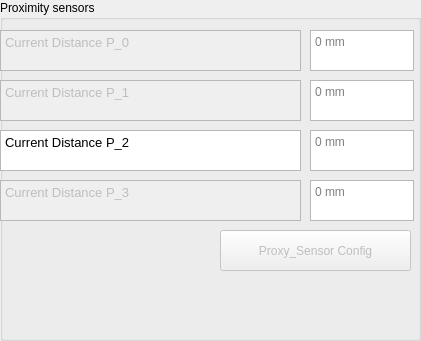
     <widget class="QGroupBox" name="gB_ProximitySensors">
      <property name="geometry">
       <rect>
        <x>10</x>
        <y>390</y>
        <width>421</width>
        <height>341</height>
       </rect>
      </property>
      <property name="title">
       <string>Proximity sensors</string>
      </property>
      <widget class="QTextEdit" name="tE_prox_sensor_0">
       <property name="enabled">
        <bool>false</bool>
       </property>
       <property name="geometry">
        <rect>
         <x>0</x>
         <y>30</y>
         <width>301</width>
         <height>41</height>
        </rect>
       </property>
       <property name="readOnly">
        <bool>true</bool>
       </property>
       <property name="html">
        <string>&lt;!DOCTYPE HTML PUBLIC &quot;-//W3C//DTD HTML 4.0//EN&quot; &quot;http://www.w3.org/TR/REC-html40/strict.dtd&quot;&gt;
&lt;html&gt;&lt;head&gt;&lt;meta name=&quot;qrichtext&quot; content=&quot;1&quot; /&gt;&lt;style type=&quot;text/css&quot;&gt;
p, li { white-space: pre-wrap; }
&lt;/style&gt;&lt;/head&gt;&lt;body style=&quot; font-family:'MS Shell Dlg 2'; font-size:8.25pt; font-weight:400; font-style:normal;&quot;&gt;
&lt;p style=&quot; margin-top:0px; margin-bottom:0px; margin-left:0px; margin-right:0px; -qt-block-indent:0; text-indent:0px;&quot;&gt;&lt;span style=&quot; font-size:10pt;&quot;&gt;Current Distance P_0&lt;/span&gt;&lt;/p&gt;&lt;/body&gt;&lt;/html&gt;</string>
       </property>
      </widget>
      <widget class="QTextEdit" name="tE_prox_sensor_0_distance">
       <property name="enabled">
        <bool>true</bool>
       </property>
       <property name="geometry">
        <rect>
         <x>310</x>
         <y>30</y>
         <width>104</width>
         <height>41</height>
        </rect>
       </property>
       <property name="readOnly">
        <bool>true</bool>
       </property>
       <property name="html">
        <string>&lt;!DOCTYPE HTML PUBLIC &quot;-//W3C//DTD HTML 4.0//EN&quot; &quot;http://www.w3.org/TR/REC-html40/strict.dtd&quot;&gt;
&lt;html&gt;&lt;head&gt;&lt;meta name=&quot;qrichtext&quot; content=&quot;1&quot; /&gt;&lt;style type=&quot;text/css&quot;&gt;
p, li { white-space: pre-wrap; }
&lt;/style&gt;&lt;/head&gt;&lt;body style=&quot; font-family:'MS Shell Dlg 2'; font-size:8.25pt; font-weight:400; font-style:normal;&quot;&gt;
&lt;p style=&quot;-qt-paragraph-type:empty; margin-top:0px; margin-bottom:0px; margin-left:0px; margin-right:0px; -qt-block-indent:0; text-indent:0px; font-size:12pt;&quot;&gt;&lt;br /&gt;&lt;/p&gt;&lt;/body&gt;&lt;/html&gt;</string>
       </property>
       <property name="placeholderText">
        <string>0 mm</string>
       </property>
      </widget>
      <widget class="QTextEdit" name="tE_prox_sensor_1">
       <property name="enabled">
        <bool>false</bool>
       </property>
       <property name="geometry">
        <rect>
         <x>0</x>
         <y>80</y>
         <width>301</width>
         <height>41</height>
        </rect>
       </property>
       <property name="readOnly">
        <bool>true</bool>
       </property>
       <property name="html">
        <string>&lt;!DOCTYPE HTML PUBLIC &quot;-//W3C//DTD HTML 4.0//EN&quot; &quot;http://www.w3.org/TR/REC-html40/strict.dtd&quot;&gt;
&lt;html&gt;&lt;head&gt;&lt;meta name=&quot;qrichtext&quot; content=&quot;1&quot; /&gt;&lt;style type=&quot;text/css&quot;&gt;
p, li { white-space: pre-wrap; }
&lt;/style&gt;&lt;/head&gt;&lt;body style=&quot; font-family:'MS Shell Dlg 2'; font-size:8.25pt; font-weight:400; font-style:normal;&quot;&gt;
&lt;p style=&quot; margin-top:0px; margin-bottom:0px; margin-left:0px; margin-right:0px; -qt-block-indent:0; text-indent:0px;&quot;&gt;&lt;span style=&quot; font-size:10pt;&quot;&gt;Current Distance P_1&lt;/span&gt;&lt;/p&gt;&lt;/body&gt;&lt;/html&gt;</string>
       </property>
      </widget>
      <widget class="QTextEdit" name="tE_prox_sensor_1_distance">
       <property name="enabled">
        <bool>true</bool>
       </property>
       <property name="geometry">
        <rect>
         <x>310</x>
         <y>80</y>
         <width>104</width>
         <height>41</height>
        </rect>
       </property>
       <property name="readOnly">
        <bool>true</bool>
       </property>
       <property name="html">
        <string>&lt;!DOCTYPE HTML PUBLIC &quot;-//W3C//DTD HTML 4.0//EN&quot; &quot;http://www.w3.org/TR/REC-html40/strict.dtd&quot;&gt;
&lt;html&gt;&lt;head&gt;&lt;meta name=&quot;qrichtext&quot; content=&quot;1&quot; /&gt;&lt;style type=&quot;text/css&quot;&gt;
p, li { white-space: pre-wrap; }
&lt;/style&gt;&lt;/head&gt;&lt;body style=&quot; font-family:'MS Shell Dlg 2'; font-size:8.25pt; font-weight:400; font-style:normal;&quot;&gt;
&lt;p style=&quot;-qt-paragraph-type:empty; margin-top:0px; margin-bottom:0px; margin-left:0px; margin-right:0px; -qt-block-indent:0; text-indent:0px; font-size:12pt;&quot;&gt;&lt;br /&gt;&lt;/p&gt;&lt;/body&gt;&lt;/html&gt;</string>
       </property>
       <property name="placeholderText">
        <string>0 mm</string>
       </property>
      </widget>
      <widget class="QTextEdit" name="tE_prox_sensor_2">
       <property name="enabled">
        <bool>true</bool>
       </property>
       <property name="geometry">
        <rect>
         <x>0</x>
         <y>130</y>
         <width>301</width>
         <height>41</height>
        </rect>
       </property>
       <property name="readOnly">
        <bool>true</bool>
       </property>
       <property name="html">
        <string>&lt;!DOCTYPE HTML PUBLIC &quot;-//W3C//DTD HTML 4.0//EN&quot; &quot;http://www.w3.org/TR/REC-html40/strict.dtd&quot;&gt;
&lt;html&gt;&lt;head&gt;&lt;meta name=&quot;qrichtext&quot; content=&quot;1&quot; /&gt;&lt;style type=&quot;text/css&quot;&gt;
p, li { white-space: pre-wrap; }
&lt;/style&gt;&lt;/head&gt;&lt;body style=&quot; font-family:'MS Shell Dlg 2'; font-size:8.25pt; font-weight:400; font-style:normal;&quot;&gt;
&lt;p style=&quot; margin-top:0px; margin-bottom:0px; margin-left:0px; margin-right:0px; -qt-block-indent:0; text-indent:0px;&quot;&gt;&lt;span style=&quot; font-size:10pt;&quot;&gt;Current Distance P_2&lt;/span&gt;&lt;/p&gt;&lt;/body&gt;&lt;/html&gt;</string>
       </property>
      </widget>
      <widget class="QTextEdit" name="tE_prox_sensor_2_distance">
       <property name="enabled">
        <bool>true</bool>
       </property>
       <property name="geometry">
        <rect>
         <x>310</x>
         <y>130</y>
         <width>104</width>
         <height>41</height>
        </rect>
       </property>
       <property name="readOnly">
        <bool>true</bool>
       </property>
       <property name="html">
        <string>&lt;!DOCTYPE HTML PUBLIC &quot;-//W3C//DTD HTML 4.0//EN&quot; &quot;http://www.w3.org/TR/REC-html40/strict.dtd&quot;&gt;
&lt;html&gt;&lt;head&gt;&lt;meta name=&quot;qrichtext&quot; content=&quot;1&quot; /&gt;&lt;style type=&quot;text/css&quot;&gt;
p, li { white-space: pre-wrap; }
&lt;/style&gt;&lt;/head&gt;&lt;body style=&quot; font-family:'MS Shell Dlg 2'; font-size:8.25pt; font-weight:400; font-style:normal;&quot;&gt;
&lt;p style=&quot;-qt-paragraph-type:empty; margin-top:0px; margin-bottom:0px; margin-left:0px; margin-right:0px; -qt-block-indent:0; text-indent:0px; font-size:12pt;&quot;&gt;&lt;br /&gt;&lt;/p&gt;&lt;/body&gt;&lt;/html&gt;</string>
       </property>
       <property name="placeholderText">
        <string>0 mm</string>
       </property>
      </widget>
      <widget class="QTextEdit" name="tE_prox_sensor_3">
       <property name="enabled">
        <bool>false</bool>
       </property>
       <property name="geometry">
        <rect>
         <x>0</x>
         <y>180</y>
         <width>301</width>
         <height>41</height>
        </rect>
       </property>
       <property name="readOnly">
        <bool>true</bool>
       </property>
       <property name="html">
        <string>&lt;!DOCTYPE HTML PUBLIC &quot;-//W3C//DTD HTML 4.0//EN&quot; &quot;http://www.w3.org/TR/REC-html40/strict.dtd&quot;&gt;
&lt;html&gt;&lt;head&gt;&lt;meta name=&quot;qrichtext&quot; content=&quot;1&quot; /&gt;&lt;style type=&quot;text/css&quot;&gt;
p, li { white-space: pre-wrap; }
&lt;/style&gt;&lt;/head&gt;&lt;body style=&quot; font-family:'MS Shell Dlg 2'; font-size:8.25pt; font-weight:400; font-style:normal;&quot;&gt;
&lt;p style=&quot; margin-top:0px; margin-bottom:0px; margin-left:0px; margin-right:0px; -qt-block-indent:0; text-indent:0px;&quot;&gt;&lt;span style=&quot; font-size:10pt;&quot;&gt;Current Distance P_3&lt;/span&gt;&lt;/p&gt;&lt;/body&gt;&lt;/html&gt;</string>
       </property>
      </widget>
      <widget class="QTextEdit" name="tE_prox_sensor_3_distance">
       <property name="enabled">
        <bool>true</bool>
       </property>
       <property name="geometry">
        <rect>
         <x>310</x>
         <y>180</y>
         <width>104</width>
         <height>41</height>
        </rect>
       </property>
       <property name="readOnly">
        <bool>true</bool>
       </property>
       <property name="html">
        <string>&lt;!DOCTYPE HTML PUBLIC &quot;-//W3C//DTD HTML 4.0//EN&quot; &quot;http://www.w3.org/TR/REC-html40/strict.dtd&quot;&gt;
&lt;html&gt;&lt;head&gt;&lt;meta name=&quot;qrichtext&quot; content=&quot;1&quot; /&gt;&lt;style type=&quot;text/css&quot;&gt;
p, li { white-space: pre-wrap; }
&lt;/style&gt;&lt;/head&gt;&lt;body style=&quot; font-family:'MS Shell Dlg 2'; font-size:8.25pt; font-weight:400; font-style:normal;&quot;&gt;
&lt;p style=&quot;-qt-paragraph-type:empty; margin-top:0px; margin-bottom:0px; margin-left:0px; margin-right:0px; -qt-block-indent:0; text-indent:0px; font-size:12pt;&quot;&gt;&lt;br /&gt;&lt;/p&gt;&lt;/body&gt;&lt;/html&gt;</string>
       </property>
       <property name="placeholderText">
        <string>0 mm</string>
       </property>
      </widget>
      <widget class="QPushButton" name="pB_ProxySensorConfig">
       <property name="enabled">
        <bool>false</bool>
       </property>
       <property name="geometry">
        <rect>
         <x>220</x>
         <y>230</y>
         <width>191</width>
         <height>41</height>
        </rect>
       </property>
       <property name="text">
        <string>Proxy_Sensor Config</string>
       </property>
      </widget>
     </widget>
